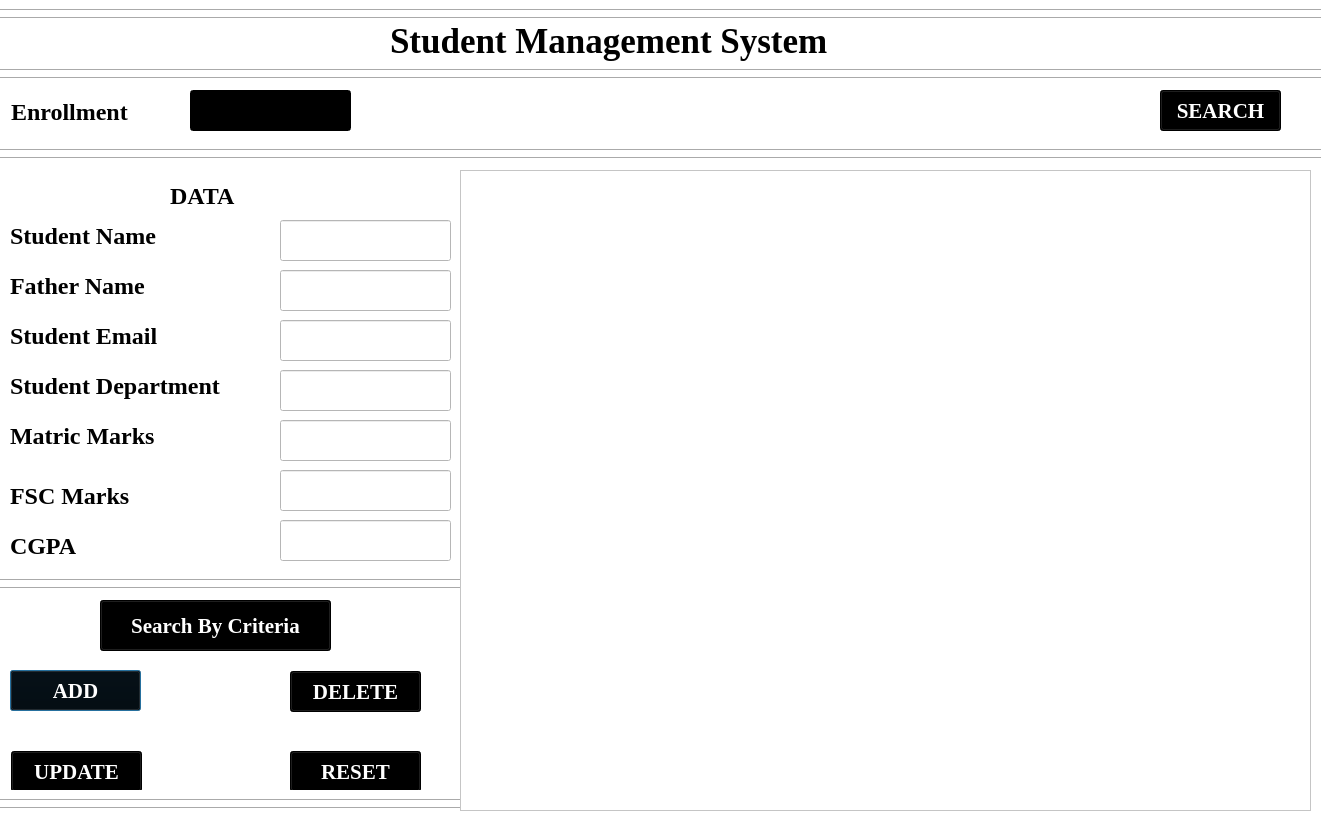
<?xml version="1.0" encoding="UTF-8"?>
<ui version="4.0">
 <class>finalteacherscreen</class>
 <widget class="QDialog" name="finalteacherscreen">
  <property name="geometry">
   <rect>
    <x>0</x>
    <y>0</y>
    <width>1321</width>
    <height>817</height>
   </rect>
  </property>
  <property name="windowTitle">
   <string>Dialog</string>
  </property>
  <property name="styleSheet">
   <string notr="true">
background-color: rgb(255,255, 255);</string>
  </property>
  <widget class="QLabel" name="label">
   <property name="geometry">
    <rect>
     <x>390</x>
     <y>20</y>
     <width>541</width>
     <height>41</height>
    </rect>
   </property>
   <property name="font">
    <font>
     <family>Georgia</family>
     <pointsize>26</pointsize>
     <bold>true</bold>
    </font>
   </property>
   <property name="text">
    <string>Student Management System</string>
   </property>
  </widget>
  <widget class="QLabel" name="label_2">
   <property name="geometry">
    <rect>
     <x>11</x>
     <y>91</y>
     <width>171</width>
     <height>41</height>
    </rect>
   </property>
   <property name="font">
    <font>
     <family>Georgia</family>
     <pointsize>18</pointsize>
     <bold>true</bold>
    </font>
   </property>
   <property name="text">
    <string>Enrollment</string>
   </property>
  </widget>
  <widget class="QLineEdit" name="roll_no">
   <property name="geometry">
    <rect>
     <x>190</x>
     <y>90</y>
     <width>161</width>
     <height>41</height>
    </rect>
   </property>
   <property name="styleSheet">
    <string notr="true">background-color: rgb(0, 0, 0);
color: rgb(255,255, 255);
</string>
   </property>
  </widget>
  <widget class="QLabel" name="label_3">
   <property name="geometry">
    <rect>
     <x>170</x>
     <y>180</y>
     <width>81</width>
     <height>31</height>
    </rect>
   </property>
   <property name="font">
    <font>
     <family>Georgia</family>
     <pointsize>18</pointsize>
     <bold>true</bold>
    </font>
   </property>
   <property name="text">
    <string>DATA</string>
   </property>
  </widget>
  <widget class="QLabel" name="label_4">
   <property name="geometry">
    <rect>
     <x>10</x>
     <y>220</y>
     <width>181</width>
     <height>31</height>
    </rect>
   </property>
   <property name="font">
    <font>
     <family>Georgia</family>
     <pointsize>18</pointsize>
     <bold>true</bold>
    </font>
   </property>
   <property name="text">
    <string>Student Name</string>
   </property>
  </widget>
  <widget class="QLabel" name="label_5">
   <property name="geometry">
    <rect>
     <x>10</x>
     <y>270</y>
     <width>181</width>
     <height>31</height>
    </rect>
   </property>
   <property name="font">
    <font>
     <family>Georgia</family>
     <pointsize>18</pointsize>
     <bold>true</bold>
    </font>
   </property>
   <property name="text">
    <string>Father Name</string>
   </property>
  </widget>
  <widget class="QLabel" name="label_6">
   <property name="geometry">
    <rect>
     <x>10</x>
     <y>320</y>
     <width>181</width>
     <height>31</height>
    </rect>
   </property>
   <property name="font">
    <font>
     <family>Georgia</family>
     <pointsize>18</pointsize>
     <bold>true</bold>
    </font>
   </property>
   <property name="text">
    <string>Student Email</string>
   </property>
  </widget>
  <widget class="QLabel" name="label_7">
   <property name="geometry">
    <rect>
     <x>10</x>
     <y>370</y>
     <width>261</width>
     <height>31</height>
    </rect>
   </property>
   <property name="font">
    <font>
     <family>Georgia</family>
     <pointsize>18</pointsize>
     <bold>true</bold>
    </font>
   </property>
   <property name="text">
    <string>Student Department</string>
   </property>
  </widget>
  <widget class="QLabel" name="label_8">
   <property name="geometry">
    <rect>
     <x>10</x>
     <y>420</y>
     <width>241</width>
     <height>31</height>
    </rect>
   </property>
   <property name="font">
    <font>
     <family>Georgia</family>
     <pointsize>18</pointsize>
     <bold>true</bold>
    </font>
   </property>
   <property name="text">
    <string>Matric Marks</string>
   </property>
  </widget>
  <widget class="QLabel" name="label_9">
   <property name="geometry">
    <rect>
     <x>10</x>
     <y>480</y>
     <width>241</width>
     <height>31</height>
    </rect>
   </property>
   <property name="font">
    <font>
     <family>Georgia</family>
     <pointsize>18</pointsize>
     <bold>true</bold>
    </font>
   </property>
   <property name="text">
    <string>FSC Marks</string>
   </property>
  </widget>
  <widget class="QLabel" name="label_10">
   <property name="geometry">
    <rect>
     <x>10</x>
     <y>530</y>
     <width>241</width>
     <height>31</height>
    </rect>
   </property>
   <property name="font">
    <font>
     <family>Georgia</family>
     <pointsize>18</pointsize>
     <bold>true</bold>
    </font>
   </property>
   <property name="text">
    <string>CGPA</string>
   </property>
  </widget>
  <widget class="QLineEdit" name="stdname">
   <property name="geometry">
    <rect>
     <x>280</x>
     <y>220</y>
     <width>171</width>
     <height>41</height>
    </rect>
   </property>
  </widget>
  <widget class="QLineEdit" name="fthrname">
   <property name="geometry">
    <rect>
     <x>280</x>
     <y>270</y>
     <width>171</width>
     <height>41</height>
    </rect>
   </property>
  </widget>
  <widget class="QLineEdit" name="stdmail">
   <property name="geometry">
    <rect>
     <x>280</x>
     <y>320</y>
     <width>171</width>
     <height>41</height>
    </rect>
   </property>
  </widget>
  <widget class="QLineEdit" name="stddpt">
   <property name="geometry">
    <rect>
     <x>280</x>
     <y>370</y>
     <width>171</width>
     <height>41</height>
    </rect>
   </property>
  </widget>
  <widget class="QLineEdit" name="matricmarks">
   <property name="geometry">
    <rect>
     <x>280</x>
     <y>420</y>
     <width>171</width>
     <height>41</height>
    </rect>
   </property>
  </widget>
  <widget class="QLineEdit" name="fscmarks">
   <property name="geometry">
    <rect>
     <x>280</x>
     <y>470</y>
     <width>171</width>
     <height>41</height>
    </rect>
   </property>
  </widget>
  <widget class="QLineEdit" name="cgpa">
   <property name="geometry">
    <rect>
     <x>280</x>
     <y>520</y>
     <width>171</width>
     <height>41</height>
    </rect>
   </property>
  </widget>
  <widget class="QPushButton" name="addbtn">
   <property name="geometry">
    <rect>
     <x>10</x>
     <y>670</y>
     <width>131</width>
     <height>41</height>
    </rect>
   </property>
   <property name="font">
    <font>
     <family>Georgia</family>
     <pointsize>16</pointsize>
     <bold>true</bold>
    </font>
   </property>
   <property name="styleSheet">
    <string notr="true">background-color: rgb(0, 0, 0);
color: rgb(255,255, 255);
</string>
   </property>
   <property name="text">
    <string>ADD</string>
   </property>
  </widget>
  <widget class="QPushButton" name="deletebtn">
   <property name="geometry">
    <rect>
     <x>290</x>
     <y>671</y>
     <width>131</width>
     <height>41</height>
    </rect>
   </property>
   <property name="font">
    <font>
     <family>Georgia</family>
     <pointsize>16</pointsize>
     <bold>true</bold>
    </font>
   </property>
   <property name="styleSheet">
    <string notr="true">background-color: rgb(0, 0, 0);
color: rgb(255,255, 255);
</string>
   </property>
   <property name="text">
    <string>DELETE</string>
   </property>
  </widget>
  <widget class="QPushButton" name="resetbtn">
   <property name="geometry">
    <rect>
     <x>290</x>
     <y>751</y>
     <width>131</width>
     <height>41</height>
    </rect>
   </property>
   <property name="font">
    <font>
     <family>Georgia</family>
     <pointsize>16</pointsize>
     <bold>true</bold>
    </font>
   </property>
   <property name="styleSheet">
    <string notr="true">background-color: rgb(0, 0, 0);
color: rgb(255,255, 255);
</string>
   </property>
   <property name="text">
    <string>RESET</string>
   </property>
  </widget>
  <widget class="QPushButton" name="updatebtn">
   <property name="geometry">
    <rect>
     <x>11</x>
     <y>751</y>
     <width>131</width>
     <height>41</height>
    </rect>
   </property>
   <property name="font">
    <font>
     <family>Georgia</family>
     <pointsize>16</pointsize>
     <bold>true</bold>
    </font>
   </property>
   <property name="styleSheet">
    <string notr="true">background-color: rgb(0, 0, 0);
color: rgb(255,255, 255);
</string>
   </property>
   <property name="text">
    <string>UPDATE</string>
   </property>
  </widget>
  <widget class="QPushButton" name="searchbtn">
   <property name="geometry">
    <rect>
     <x>1160</x>
     <y>90</y>
     <width>121</width>
     <height>41</height>
    </rect>
   </property>
   <property name="font">
    <font>
     <family>Georgia</family>
     <pointsize>16</pointsize>
     <bold>true</bold>
    </font>
   </property>
   <property name="styleSheet">
    <string notr="true">background-color: rgb(0, 0, 0);
color: rgb(255,255, 255);
</string>
   </property>
   <property name="text">
    <string>SEARCH</string>
   </property>
  </widget>
  <widget class="QTableWidget" name="tableWidget">
   <property name="geometry">
    <rect>
     <x>460</x>
     <y>170</y>
     <width>851</width>
     <height>641</height>
    </rect>
   </property>
  </widget>
  <widget class="QPushButton" name="criteria">
   <property name="geometry">
    <rect>
     <x>100</x>
     <y>600</y>
     <width>231</width>
     <height>51</height>
    </rect>
   </property>
   <property name="font">
    <font>
     <family>Georgia</family>
     <pointsize>16</pointsize>
     <bold>true</bold>
    </font>
   </property>
   <property name="styleSheet">
    <string notr="true">background-color: rgb(0, 0, 0);
color: rgb(255,255, 255);
</string>
   </property>
   <property name="text">
    <string>Search By Criteria</string>
   </property>
  </widget>
  <widget class="Line" name="line">
   <property name="geometry">
    <rect>
     <x>0</x>
     <y>60</y>
     <width>1321</width>
     <height>20</height>
    </rect>
   </property>
   <property name="styleSheet">
    <string notr="true">color: rgb(0, 0, 0);</string>
   </property>
   <property name="orientation">
    <enum>Qt::Horizontal</enum>
   </property>
  </widget>
  <widget class="Line" name="line_2">
   <property name="geometry">
    <rect>
     <x>0</x>
     <y>70</y>
     <width>1321</width>
     <height>16</height>
    </rect>
   </property>
   <property name="styleSheet">
    <string notr="true">color: rgb(0, 0, 0);</string>
   </property>
   <property name="orientation">
    <enum>Qt::Horizontal</enum>
   </property>
  </widget>
  <widget class="Line" name="line_5">
   <property name="geometry">
    <rect>
     <x>0</x>
     <y>140</y>
     <width>1321</width>
     <height>20</height>
    </rect>
   </property>
   <property name="styleSheet">
    <string notr="true">color: rgb(0, 0, 0);</string>
   </property>
   <property name="orientation">
    <enum>Qt::Horizontal</enum>
   </property>
  </widget>
  <widget class="Line" name="line_3">
   <property name="geometry">
    <rect>
     <x>0</x>
     <y>0</y>
     <width>1321</width>
     <height>21</height>
    </rect>
   </property>
   <property name="styleSheet">
    <string notr="true">color: rgb(0, 0, 0);</string>
   </property>
   <property name="orientation">
    <enum>Qt::Horizontal</enum>
   </property>
  </widget>
  <widget class="Line" name="line_4">
   <property name="geometry">
    <rect>
     <x>0</x>
     <y>10</y>
     <width>1321</width>
     <height>16</height>
    </rect>
   </property>
   <property name="styleSheet">
    <string notr="true">color: rgb(0, 0, 0);</string>
   </property>
   <property name="orientation">
    <enum>Qt::Horizontal</enum>
   </property>
  </widget>
  <widget class="Line" name="line_7">
   <property name="geometry">
    <rect>
     <x>840</x>
     <y>710</y>
     <width>461</width>
     <height>20</height>
    </rect>
   </property>
   <property name="orientation">
    <enum>Qt::Horizontal</enum>
   </property>
  </widget>
  <widget class="Line" name="line_8">
   <property name="geometry">
    <rect>
     <x>0</x>
     <y>150</y>
     <width>1331</width>
     <height>16</height>
    </rect>
   </property>
   <property name="styleSheet">
    <string notr="true">color: rgb(0, 0, 0);</string>
   </property>
   <property name="orientation">
    <enum>Qt::Horizontal</enum>
   </property>
  </widget>
  <widget class="Line" name="line_9">
   <property name="geometry">
    <rect>
     <x>0</x>
     <y>570</y>
     <width>461</width>
     <height>21</height>
    </rect>
   </property>
   <property name="styleSheet">
    <string notr="true">color: rgb(0, 0, 0);</string>
   </property>
   <property name="orientation">
    <enum>Qt::Horizontal</enum>
   </property>
  </widget>
  <widget class="Line" name="line_10">
   <property name="geometry">
    <rect>
     <x>0</x>
     <y>580</y>
     <width>461</width>
     <height>16</height>
    </rect>
   </property>
   <property name="styleSheet">
    <string notr="true">color: rgb(0, 0, 0);</string>
   </property>
   <property name="orientation">
    <enum>Qt::Horizontal</enum>
   </property>
  </widget>
  <widget class="Line" name="line_11">
   <property name="geometry">
    <rect>
     <x>-10</x>
     <y>790</y>
     <width>471</width>
     <height>21</height>
    </rect>
   </property>
   <property name="styleSheet">
    <string notr="true">color: rgb(0, 0, 0);</string>
   </property>
   <property name="orientation">
    <enum>Qt::Horizontal</enum>
   </property>
  </widget>
  <widget class="Line" name="line_12">
   <property name="geometry">
    <rect>
     <x>0</x>
     <y>800</y>
     <width>461</width>
     <height>16</height>
    </rect>
   </property>
   <property name="styleSheet">
    <string notr="true">color: rgb(0, 0, 0);</string>
   </property>
   <property name="orientation">
    <enum>Qt::Horizontal</enum>
   </property>
  </widget>
  <zorder>label_2</zorder>
  <zorder>roll_no</zorder>
  <zorder>label_3</zorder>
  <zorder>label_4</zorder>
  <zorder>label_5</zorder>
  <zorder>label_6</zorder>
  <zorder>label_7</zorder>
  <zorder>label_8</zorder>
  <zorder>label_9</zorder>
  <zorder>label_10</zorder>
  <zorder>stdname</zorder>
  <zorder>fthrname</zorder>
  <zorder>stdmail</zorder>
  <zorder>stddpt</zorder>
  <zorder>matricmarks</zorder>
  <zorder>fscmarks</zorder>
  <zorder>cgpa</zorder>
  <zorder>addbtn</zorder>
  <zorder>deletebtn</zorder>
  <zorder>resetbtn</zorder>
  <zorder>updatebtn</zorder>
  <zorder>searchbtn</zorder>
  <zorder>criteria</zorder>
  <zorder>line</zorder>
  <zorder>line_2</zorder>
  <zorder>line_5</zorder>
  <zorder>label</zorder>
  <zorder>line_3</zorder>
  <zorder>line_4</zorder>
  <zorder>line_7</zorder>
  <zorder>line_8</zorder>
  <zorder>line_9</zorder>
  <zorder>line_10</zorder>
  <zorder>line_11</zorder>
  <zorder>line_12</zorder>
  <zorder>tableWidget</zorder>
 </widget>
 <resources/>
 <connections/>
</ui>
